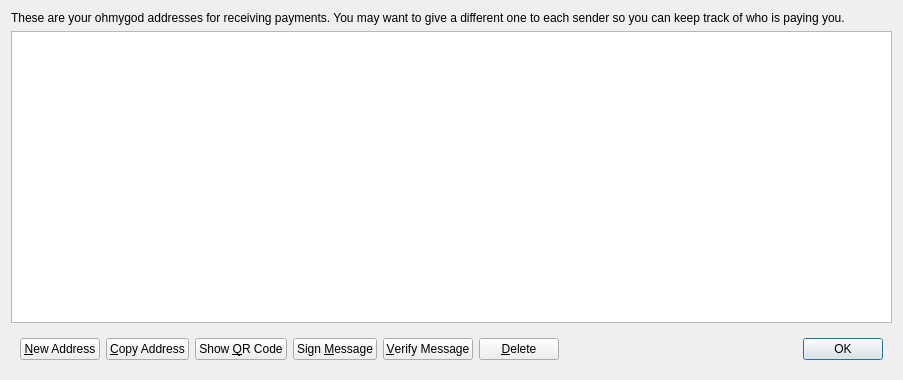
<?xml version="1.0" encoding="UTF-8"?>
<ui version="4.0">
 <class>AddressBookPage</class>
 <widget class="QWidget" name="AddressBookPage">
  <property name="geometry">
   <rect>
    <x>0</x>
    <y>0</y>
    <width>903</width>
    <height>380</height>
   </rect>
  </property>
  <property name="windowTitle">
   <string>Address Book</string>
  </property>
  <layout class="QVBoxLayout" name="verticalLayout">
   <item>
    <widget class="QLabel" name="labelExplanation">
     <property name="text">
      <string>These are your ohmygod addresses for receiving payments. You may want to give a different one to each sender so you can keep track of who is paying you.</string>
     </property>
     <property name="textFormat">
      <enum>Qt::PlainText</enum>
     </property>
     <property name="wordWrap">
      <bool>true</bool>
     </property>
    </widget>
   </item>
   <item>
    <widget class="QTableView" name="tableView">
     <property name="contextMenuPolicy">
      <enum>Qt::CustomContextMenu</enum>
     </property>
     <property name="toolTip">
      <string>Double-click to edit address or label</string>
     </property>
     <property name="tabKeyNavigation">
      <bool>false</bool>
     </property>
     <property name="alternatingRowColors">
      <bool>true</bool>
     </property>
     <property name="selectionMode">
      <enum>QAbstractItemView::SingleSelection</enum>
     </property>
     <property name="selectionBehavior">
      <enum>QAbstractItemView::SelectRows</enum>
     </property>
     <property name="sortingEnabled">
      <bool>true</bool>
     </property>
     <attribute name="verticalHeaderVisible">
      <bool>false</bool>
     </attribute>
    </widget>
   </item>
   <item>
    <widget class="QWidget" name="buttonBar" native="true">
     <layout class="QHBoxLayout" name="horizontalLayout">
      <item>
       <widget class="QPushButton" name="newAddressButton">
        <property name="toolTip">
         <string>Create a new address</string>
        </property>
        <property name="text">
         <string>&amp;New Address</string>
        </property>
       </widget>
      </item>
      <item>
       <widget class="QPushButton" name="copyToClipboard">
        <property name="toolTip">
         <string>Copy the currently selected address to the system clipboard</string>
        </property>
        <property name="text">
         <string>&amp;Copy Address</string>
        </property>
       </widget>
      </item>
      <item>
       <widget class="QPushButton" name="showQRCode">
        <property name="text">
         <string>Show &amp;QR Code</string>
        </property>
       </widget>
      </item>
      <item>
       <widget class="QPushButton" name="signMessage">
        <property name="toolTip">
         <string>Sign a message to prove you own a ohmygod address</string>
        </property>
        <property name="text">
         <string>Sign &amp;Message</string>
        </property>
       </widget>
      </item>
      <item>
       <widget class="QPushButton" name="verifyMessage">
        <property name="toolTip">
         <string>Verify a message to ensure it was signed with a specified ohmygod address</string>
        </property>
        <property name="text">
         <string>&amp;Verify Message</string>
        </property>
       </widget>
      </item>
      <item>
       <widget class="QPushButton" name="deleteButton">
        <property name="toolTip">
         <string>Delete the currently selected address from the list</string>
        </property>
        <property name="text">
         <string>&amp;Delete</string>
        </property>
       </widget>
      </item>
      <item>
       <spacer name="horizontalSpacer">
        <property name="orientation">
         <enum>Qt::Horizontal</enum>
        </property>
        <property name="sizeHint" stdset="0">
         <size>
          <width>40</width>
          <height>20</height>
         </size>
        </property>
       </spacer>
      </item>
      <item>
       <widget class="QDialogButtonBox" name="buttonBox">
        <property name="sizePolicy">
         <sizepolicy hsizetype="Maximum" vsizetype="Fixed">
          <horstretch>0</horstretch>
          <verstretch>0</verstretch>
         </sizepolicy>
        </property>
        <property name="standardButtons">
         <set>QDialogButtonBox::Ok</set>
        </property>
       </widget>
      </item>
     </layout>
    </widget>
   </item>
  </layout>
 </widget>
 <resources/>
 <connections/>
</ui>
